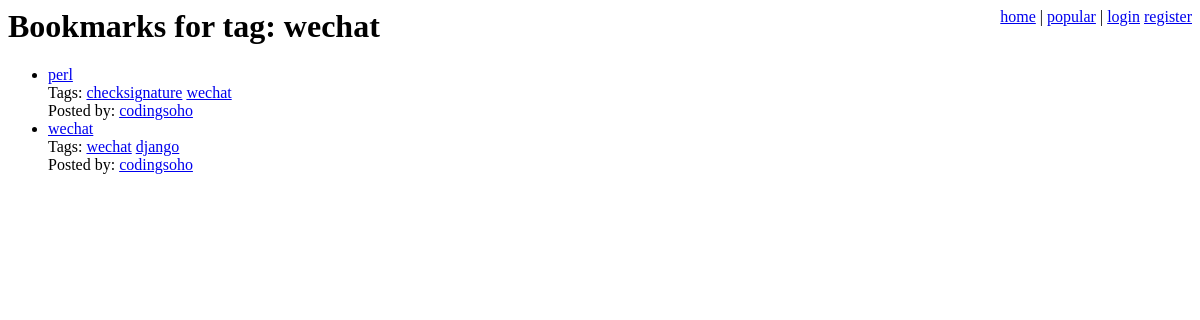
/tag/wechat/, run on the app's committed database.
### bookmarks/models.py (models this page shows, shortened)
class Bookmark(models.Model):
    title = models.CharField(max_length=200)
    user = models.ForeignKey(User)
    link = models.ForeignKey(Link)

class Tag(models.Model):
    name = models.CharField(max_length=64, unique=True)
    bookmarks = models.ManyToManyField(Bookmark)

### bookmarks/views.py (the view)
# urls.py: url(r'^tag/([^\s]+)/$', tag_page),
def tag_page(request, tag_name):
    tag = get_object_or_404(Tag, name=tag_name)
    bookmarks = tag.bookmarks.order_by('-id')
    context = {
        'bookmarks': bookmarks,
        'tag_name': tag_name,
        'show_tags': True,
        'show_user': True
    }
    return render(request, 'tag_page.html', context)

### templates/tag_page.html (shortened to what this page needs)
{% extends "base.html" %}
{% block head %}Bookmarks for tag: {{ tag_name }}{% endblock%}
{% block content %}
    {% include "bookmark_list.html" %}
{% endblock %}

### templates/bookmark_list.html (shortened to what this page needs)
{% if bookmarks %}
    <ul class="bookmarks">
        {% for bookmark in bookmarks %}
        <li>
            <a href="{{ bookmark.link.url }}" class="title">
            {{ bookmark.title }}</a>
            <br>
            {% if show_tags %}
                Tags:
                {% if bookmark.tag_set.all %}
                    <ul class="tags">
                    {% for tag in bookmark.tag_set.all %}
                        <li>
                            <a href="/tag/{{ tag.name }}/">{{ tag.name|urlencode }}</a>
                        </li>
                    {% endfor %}
                    </ul>
                {% else %}
                    None.
                {% endif %}
                <br />
            {% endif %}
            {% if show_user %}
                Posted by:
                <a href="/user/{{ bookmark.user.username }}/"
                class="username">
                {{ bookmark.user.username }}</a>
            {% endif %}
        </li>
        {% endfor %}
    </ul>
{% else %}
    <p>No bookmarks found.</p>
{% endif %}

### csblog/site_media/style.css (style rules this page uses)
ul.tags, ul.tags li { display: inline; margin: 0; padding: 0; }

### data on the page
Bookmark: title "perl", user.username "codingsoho"
Tag: name|urlencode "checksignature"
Tag: name|urlencode "wechat"
Bookmark: title "wechat", user.username "codingsoho"
Tag: name|urlencode "django"

### other printed values
{{ tag_name }} "wechat"
